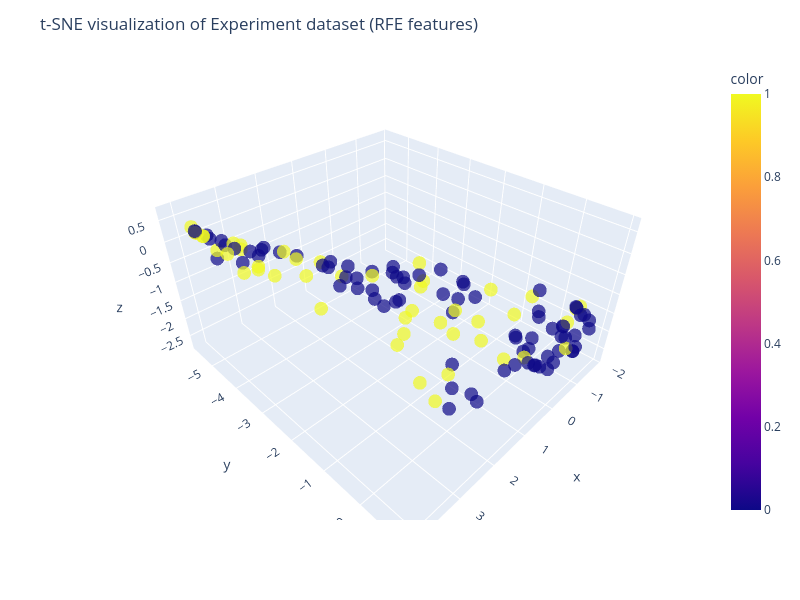

Here is the notebook cell this chart was saved with:
### Code cell
# t-SNE in ExpData with RFE
# Best N-comp=2, Perp=50 onwards (perp range(5, 100, 5))
# Best N-comp=3, Perp=35 onwards (perp range(5, 100, 5)) learning_rate = 30
ed_Ncomp = 3
ed_Perp = 50

ed_tsne = TSNE(n_components=ed_Ncomp, perplexity=ed_Perp, random_state=RAN_STATE, learning_rate=30)
ed_X_tsne = ed_tsne.fit_transform(ed_X_rfe)
display(ed_tsne.kl_divergence_)

#fig = px.scatter(x=ed_X_tsne[:,0], y=ed_X_tsne[:,1], color=ed_bclass_labels, width=800, height=600)
fig = px.scatter_3d(
    x=ed_X_tsne[:, 0], y=ed_X_tsne[:, 1], z=ed_X_tsne[:, 2], color=ed_bclass_labels, opacity=0.7, width=800, height=600
)
fig.update_layout(
    title="t-SNE visualization of Experiment dataset (RFE features)",
    xaxis_title="1st t-SNE",
    yaxis_title="2nd t-SNE",
)
fig.show()
